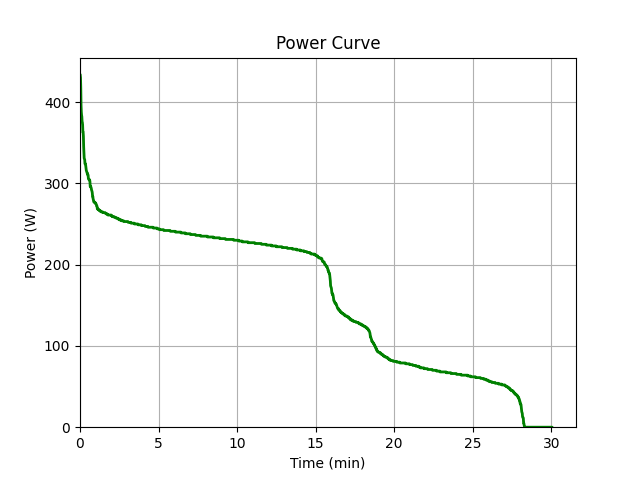

Reproduce this figure in Python.
from load_data import load_data
from sort import bubble_sort
from matplotlib import pyplot as plt
import numpy as np

time_data = load_data('activity.csv')
time = np.cumsum(time_data['Duration'])

print(time)

data = load_data('activity.csv')
power_W = data['PowerOriginal']
print(power_W)
sorted_power_W = bubble_sort(power_W)
print(sorted_power_W[::-1])

plt.plot(time/60, sorted_power_W[::-1],color='green', linewidth=2)
plt.xlabel('Time (min)')
plt.ylabel('Power (W)')
plt.title('Power Curve')
plt.grid(True)
plt.xticks()
plt.xlim(left=0)
plt.ylim(bottom=0)
plt.savefig('power_curve.png')
plt.show()
plt.close()

